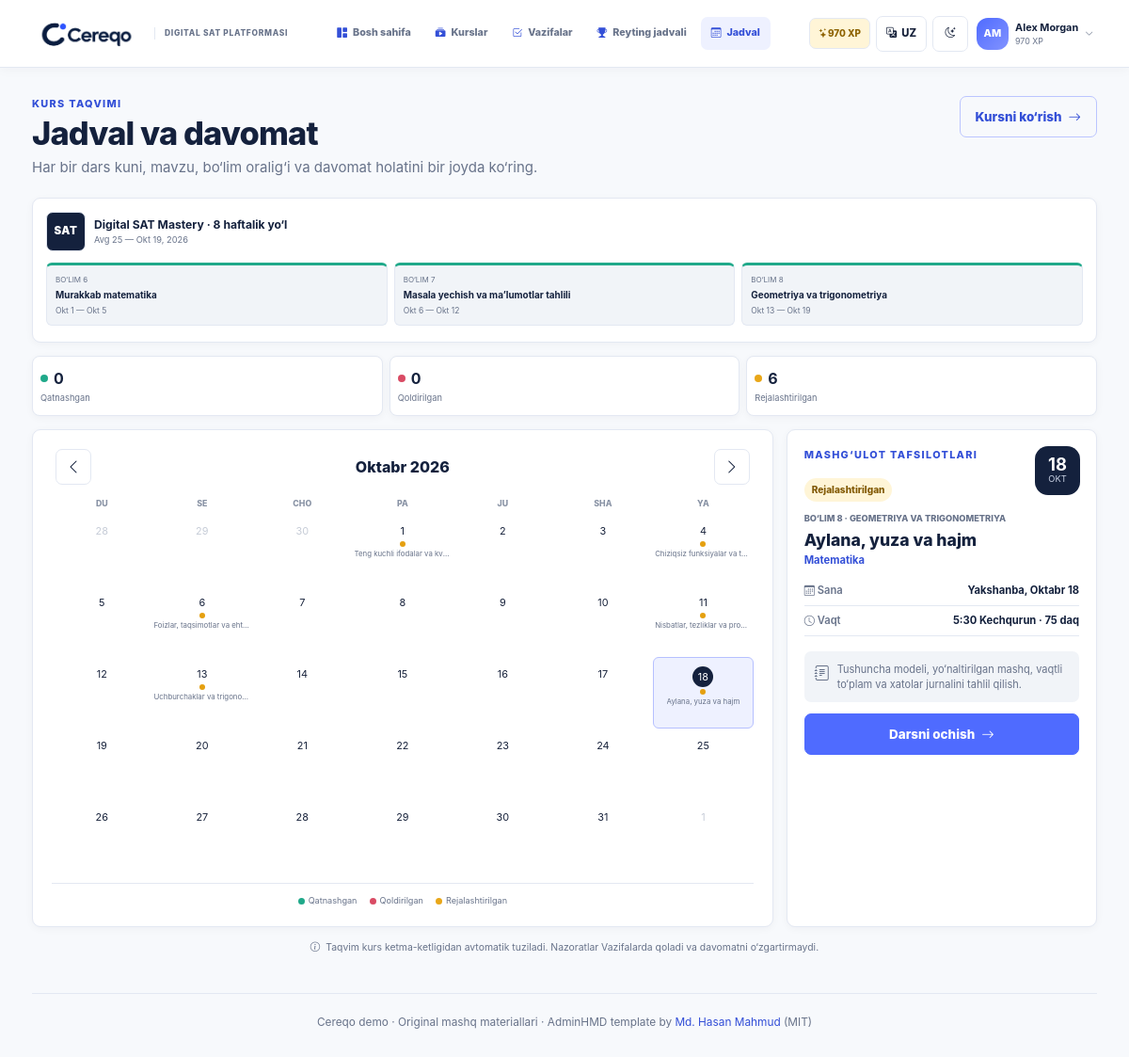
The page /attendance/ on the database its author committed.
### learning/models.py (models this page shows, shortened)
class Student(models.Model):
    name = models.CharField(max_length=100, unique=True)
    initials = models.CharField(max_length=3)
    points = models.PositiveIntegerField(default=0)
    streak = models.PositiveIntegerField(default=0)
    badge = models.CharField(max_length=80, blank=True)
    is_demo = models.BooleanField(default=False)
    class Meta:
        ordering = ["-points", "name"]

class Course(models.Model):
    title = models.CharField(max_length=160)
    code = models.SlugField(max_length=60, unique=True)
    description = models.TextField()
    start_date = models.DateField()
    end_date = models.DateField()
    target_score = models.PositiveSmallIntegerField(default=1400)
    is_active = models.BooleanField(default=True)
    class Meta:
        ordering = ["-is_active", "start_date", "id"]

class CourseSection(models.Model):
    SUBJECT_CHOICES = [("math", "Math"), ("rw", "Reading & Writing")]
    course = models.ForeignKey(Course, on_delete=models.CASCADE, related_name="sections")
    title = models.CharField(max_length=160)
    domain = models.CharField(max_length=120)
    subject = models.CharField(max_length=10, choices=SUBJECT_CHOICES)
    description = models.TextField()
    start_date = models.DateField()
    end_date = models.DateField()
    order = models.PositiveSmallIntegerField(default=1)
    exam_weight_percent = models.PositiveSmallIntegerField(default=25)
    class Meta:
        ordering = ["course", "order", "id"]
        constraints = [
            models.UniqueConstraint(fields=["course", "order"], name="unique_course_section_order")
        ]

class AttendanceSession(models.Model):
    STATUS_CHOICES = [
        ("attended", "Attended"),
        ("missed", "Missed"),
        ("scheduled", "Scheduled"),
    ]
    date = models.DateField(unique=True)
    lesson = models.OneToOneField(
        Lesson, on_delete=models.CASCADE, related_name="attendance_session", null=True, blank=True
    )
    title = models.CharField(max_length=140)
    subject = models.CharField(max_length=40)
    start_time = models.TimeField()
    status = models.CharField(max_length=12, choices=STATUS_CHOICES)
    notes = models.TextField(blank=True)
    class Meta:
        ordering = ["date"]

class Lesson(models.Model):
    SUBJECT_CHOICES = [("math", "Math"), ("rw", "Reading & Writing")]
    title = models.CharField(max_length=160)
    section = models.ForeignKey(
        CourseSection, on_delete=models.CASCADE, related_name="lessons", null=True, blank=True
    )
    subject = models.CharField(max_length=10, choices=SUBJECT_CHOICES)
    topic = models.CharField(max_length=120)
    duration_minutes = models.PositiveSmallIntegerField(default=8)
    session_minutes = models.PositiveSmallIntegerField(default=75)
    summary = models.TextField()
    material = models.TextField()
    video_file = models.CharField(max_length=255, default="cereqo/video/demo-lesson-video.mp4")
    progress_percent = models.PositiveSmallIntegerField(
        default=0, validators=[MinValueValidator(0), MaxValueValidator(100)]
    )
    is_today = models.BooleanField(default=False)
    scheduled_date = models.DateField(null=True, blank=True)
    sequence = models.PositiveSmallIntegerField(default=1)
    sort_order = models.PositiveSmallIntegerField(default=0)
    class Meta:
        ordering = ["sort_order", "id"]

### learning/views.py (the view)
# urls.py: path("attendance/", views.attendance, name="attendance"),
def attendance(request):
    today = timezone.localdate()
    try:
        year = int(request.GET.get("year", today.year))
        month = int(request.GET.get("month", today.month))
        focus_date = date.fromisoformat(request.GET.get("date", today.isoformat()))
        if not 1 <= month <= 12:
            raise ValueError
    except (ValueError, TypeError):
        year, month, focus_date = today.year, today.month, today
    month_start = date(year, month, 1)
    month_end = date(year, month, calendar.monthrange(year, month)[1])
    session_query = AttendanceSession.objects.select_related("lesson__section").filter(
        date__range=(month_start, month_end)
    )
    sessions = {item.date: item for item in session_query}
    cal = calendar.Calendar(firstweekday=0)
    weeks = []
    for week in cal.monthdatescalendar(year, month):
        weeks.append(
            [
                {
                    "date": day,
                    "day": day.day,
                    "in_month": day.month == month,
                    "is_today": day == today,
                    "session": sessions.get(day),
                }
                for day in week
            ]
        )
    selected = sessions.get(focus_date) or next(iter(sessions.values()), None)
    status_counts = AttendanceSession.objects.filter(date__range=(month_start, month_end)).aggregate(
        attended=Count("id", filter=Q(status="attended")),
        missed=Count("id", filter=Q(status="missed")),
        scheduled=Count("id", filter=Q(status="scheduled")),
    )
    previous = month_start - timedelta(days=1)
    next_month = month_end + timedelta(days=1)
    course = Course.objects.filter(is_active=True).first()
    course_sections = (
        course.sections.filter(start_date__lte=month_end, end_date__gte=month_start) if course else []
    )
    return render(
        request,
        "learning/attendance.html",
        {
            "active_nav": "attendance",
            "weeks": weeks,
            "month_label": month_start,
            "year": year,
            "month": month,
            "previous": previous,
            "next_month": next_month,
            "selected": selected,
            "status_counts": status_counts,
            "course": course,
            "course_sections": course_sections,
            "weekday_labels": ["Mon", "Tue", "Wed", "Thu", "Fri", "Sat", "Sun"],
        },
    )

### learning/context_processors.py (called while the page is built)
def demo_shell(request):
    student = Student.objects.filter(is_demo=True).first()
    return {"demo_student": student}

### templates/learning/attendance.html (shortened to what this page needs)
{% extends 'base.html' %}{% load i18n %}
{% block content %}
<section class="page-heading"><div><p class="eyebrow">{% translate "Course calendar" %}</p><h1>{% translate "Schedule & attendance" %}</h1><p>{% translate "See every lesson day, topic, section range, and attendance state in one place." %}</p></div>{% if course %}<a class="btn btn-outline-primary app-btn" href="{% url 'learning:course_detail' course.id %}">{% translate "View course" %}<i class="bi bi-arrow-right"></i></a>{% endif %}</section>
{% if course_sections %}<section class="calendar-course-strip"><div class="strip-heading"><span class="sat-mark">SAT</span><div><strong>{% translate course.title %}</strong><small>{{ course.start_date|date:'M j' }} — {{ course.end_date|date:'M j, Y' }}</small></div></div><div class="strip-sections">{% for section in course_sections %}<a class="strip-section subject-strip-{{ section.subject }}" href="{% url 'learning:section_detail' section.id %}"><span>{% translate "Section" %} {{ section.order }}</span><strong>{% translate section.domain %}</strong><small>{{ section.start_date|date:'M j' }} — {{ section.end_date|date:'M j' }}</small></a>{% endfor %}</div></section>{% endif %}
<section class="attendance-summary" aria-label="Monthly attendance summary">
  <div><span class="summary-dot attended"></span><strong>{{ status_counts.attended }}</strong><small>{% translate "Attended" %}</small></div><div><span class="summary-dot missed"></span><strong>{{ status_counts.missed }}</strong><small>{% translate "Missed" %}</small></div><div><span class="summary-dot scheduled"></span><strong>{{ status_counts.scheduled }}</strong><small>{% translate "Scheduled" %}</small></div>
</section>
<div class="attendance-layout">
  <section class="surface-card calendar-card" aria-label="{% translate 'Attendance calendar' %}">
    <div class="calendar-header"><a aria-label="{% translate 'Previous month' %}" href="?year={{ previous.year }}&month={{ previous.month }}"><i class="bi bi-chevron-left"></i></a><h2>{{ month_label|date:'F Y' }}</h2><a aria-label="{% translate 'Next month' %}" href="?year={{ next_month.year }}&month={{ next_month.month }}"><i class="bi bi-chevron-right"></i></a></div>
    <div class="calendar-grid weekday-row">{% for label in weekday_labels %}<span>{% translate label %}</span>{% endfor %}</div>
    <div class="calendar-grid">
      {% for week in weeks %}{% for cell in week %}
      {% if cell.in_month %}<a class="calendar-day {% if cell.is_today %}today{% endif %} {% if cell.session %}has-session session-{{ cell.session.status }}{% endif %} {% if selected.date == cell.date %}selected{% endif %}" href="?year={{ year }}&month={{ month }}&date={{ cell.date|date:'Y-m-d' }}" aria-label="{{ cell.date|date:'F j' }}{% if cell.session %}, {% translate cell.session.title %}, {{ cell.session.get_status_display }}{% endif %}"><span>{{ cell.day }}</span>{% if cell.session %}<i></i><small>{% translate cell.session.title %}</small>{% endif %}</a>{% else %}<span class="calendar-day outside"><span>{{ cell.day }}</span></span>{% endif %}
      {% endfor %}{% endfor %}
    </div>
    <div class="calendar-legend"><span><i class="attended"></i>{% translate "Attended" %}</span><span><i class="missed"></i>{% translate "Missed" %}</span><span><i class="scheduled"></i>{% translate "Scheduled" %}</span></div>
  </section>
  <aside class="surface-card session-detail">
    <p class="eyebrow">{% translate "Session details" %}</p>
    {% if selected %}
    <div class="session-date"><strong>{{ selected.date|date:'d' }}</strong><span>{{ selected.date|date:'M' }}</span></div><span class="status-badge status-{{ selected.status }}">{% translate selected.get_status_display %}</span>{% if selected.lesson.section %}<p class="session-section">{% translate "Section" %} {{ selected.lesson.section.order }} · {% translate selected.lesson.section.domain %}</p>{% endif %}<h2>{% translate selected.title %}</h2><p class="session-subject">{% translate selected.subject %}</p><dl><div><dt><i class="bi bi-calendar3"></i> {% translate "Date" %}</dt><dd>{{ selected.date|date:'l, F j' }}</dd></div><div><dt><i class="bi bi-clock"></i> {% translate "Time" %}</dt><dd>{{ selected.start_time|time:'g:i A' }} · {{ selected.lesson.session_minutes }} {% translate "min" %}</dd></div></dl><div class="session-note"><i class="bi bi-journal-text"></i><p>{% translate selected.notes %}</p></div>{% if selected.lesson %}<a class="btn btn-primary app-btn w-100" href="{% url 'learning:lesson_detail' selected.lesson.id %}">{% translate "Open lesson" %}<i class="bi bi-arrow-right"></i></a>{% endif %}
    {% else %}<div class="empty-state"><i class="bi bi-calendar2"></i><h2>{% translate "No session selected" %}</h2><p>{% translate "Choose a marked date to view the session." %}</p></div>{% endif %}
  </aside>
</div>
<p class="leaderboard-footnote"><i class="bi bi-info-circle"></i> {% translate "The calendar is generated from the course sequence. Checkpoints remain in Tasks and do not change attendance." %}</p>
{% endblock %}

### templates/base.html (shortened to what this page needs)
{% load static i18n %}
<!doctype html>
<html lang="{{ LANGUAGE_CODE }}">
<head>
  <link rel="stylesheet" href="{% static 'vendor/bootstrap/css/bootstrap.min.css' %}">
  <link rel="stylesheet" href="{% static 'vendor/bootstrap-icons/css/bootstrap-icons.css' %}">
  <link rel="stylesheet" href="{% static 'cereqo/css/cereqo.css' %}">
</head>
<body>
  <div class="app-shell topnav-shell">
    <header class="desktop-topbar main-navbar">
      <a class="topnav-brand" href="{% url 'learning:dashboard' %}"><img src="{% static 'cereqo/img/cereqo-logo.png' %}" alt="Cereqo"><span>{% translate "Digital SAT platform" %}</span></a>
      <nav class="desktop-main-nav" aria-label="Main navigation">{% include 'learning/_nav_links.html' %}</nav>
      <div class="topnav-actions">{% if demo_student %}<span class="topnav-xp"><i class="bi bi-stars"></i>{{ demo_student.points }} XP</span>{% endif %}{% include 'learning/_toolbar_controls.html' %}{% include 'learning/_profile_menu.html' %}</div>
    </header>
    <div class="app-main {% if course_navigation %}has-course-sidebar{% endif %}">
      <main id="main-content" class="page-content" tabindex="-1">
        {% block content %}{% endblock %}
        <footer class="page-footer">{% translate "Cereqo demo" %} · {% translate "Original practice content" %} · AdminHMD template by <a href="https://github.com/HasanMahmudDev" target="_blank" rel="noreferrer">Md. Hasan Mahmud</a> (MIT)</footer>
      </main>
    </div>
  </div>
</body>
</html>

### templates/learning/_profile_menu.html (shortened to what this page needs)
{% load i18n %}
{% if demo_student %}<div class="dropdown profile-menu">
  <button class="profile-trigger" type="button" data-bs-toggle="dropdown" aria-expanded="false" aria-label="{% translate 'Open profile menu' %}"><span class="avatar avatar-sm">{{ demo_student.initials }}</span><span class="profile-trigger-copy"><strong>{{ demo_student.name }}</strong><small>{{ demo_student.points }} XP</small></span><i class="bi bi-chevron-down"></i></button>
</div>{% endif %}

### rows shown on the page
Student: points "970", initials "AM", name "Alex Morgan"
Course: start_date "Avg 25", end_date "Okt 19, 2026"
CourseSection: order "6", start_date "Okt 1", end_date "Okt 5"
CourseSection: order "7", start_date "Okt 6", end_date "Okt 12"
CourseSection: order "8", start_date "Okt 13", end_date "Okt 19"
AttendanceSession: day "1"
AttendanceSession: day "4"
AttendanceSession: day "6"
AttendanceSession: day "11"
AttendanceSession: day "13"
AttendanceSession: day "18", date "18", date "OKT", lesson.section.order "8", date "Yakshanba, Oktabr 18", start_time "5:30 Kechqurun", lesson.session_minutes "75"

### other values the page prints
{{ LANGUAGE_CODE|upper }} "UZ"
{{ status_counts.attended }} "0"
{{ status_counts.missed }} "0"
{{ status_counts.scheduled }} "6"
{{ month_label|date:'F Y' }} "Oktabr 2026"
{{ cell.day }} "28" "29" "30" "1"
{{ cell.day }} "2" "3" "5" "7" "8" "9" "10" "12" "14" "15" "16" "17" "19" "20" "21" "22" "23" "24" "25" "26" "27" "28" "29" "30" "31"
